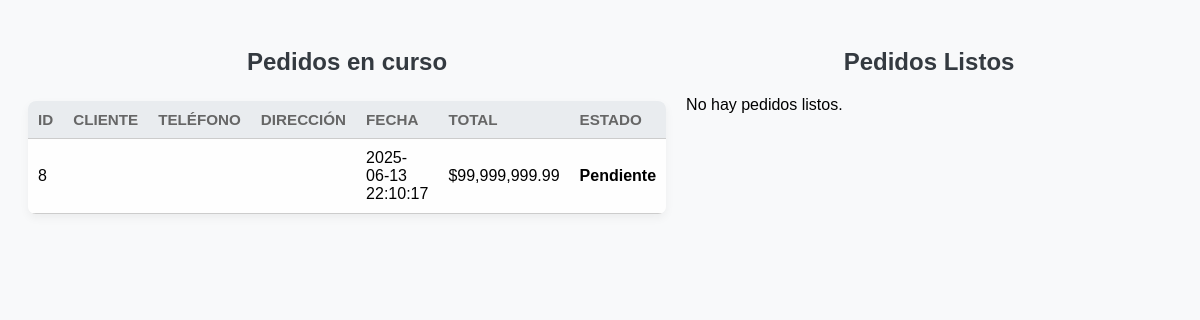
/panel/pedidos.php (signed in), run on the app's committed database.
### tables this page shows
CREATE TABLE `pedidos` (
  `id` int(11) NOT NULL,
  `cliente_id` int(11) DEFAULT NULL,
  `fecha` datetime NOT NULL DEFAULT current_timestamp(),
  `total` decimal(10,2) NOT NULL,
  `estado` enum('pendiente','en_preparacion','listo','entregado','cancelado') NOT NULL DEFAULT 'pendiente',
  `nombre_cliente_calle` varchar(255) DEFAULT NULL,
  `ubicacion_cliente_calle` varchar(255) DEFAULT NULL,
  `telefono_cliente_calle` varchar(50) DEFAULT NULL,
  `nota_pedido` text DEFAULT NULL
);

### panel/pedidos.php (the view, shortened to what this page needs)
<?php
$conexion = new mysqli("localhost", "root", "", "maxipizza");
$sql = "SELECT
            p.id,
            p.fecha,
            p.total,
            p.estado,
            COALESCE(c.nombre, p.nombre_cliente_calle) AS cliente,
            COALESCE(c.direccion, p.ubicacion_cliente_calle) AS direccion,
            COALESCE(c.telefono, p.telefono_cliente_calle) AS telefono
        FROM pedidos p
        LEFT JOIN clientes c ON p.cliente_id = c.id
        ORDER BY p.fecha DESC";
$resultado = $conexion->query($sql);
$pedidos_listos = [];
$pedidos_no_listos = [];
if ($resultado && $resultado->num_rows > 0) {
    while ($fila = $resultado->fetch_assoc()) {
        if (in_array($fila['estado'], ['listo', 'entregado'])) {
            $pedidos_listos[] = $fila;
        } else {
            $pedidos_no_listos[] = $fila;
        }
    }
}
?>
<!DOCTYPE html>
<html>
<head>
    <link rel="stylesheet" href="./../css/style.css">
</head>
<body>
<div class="columna">
    <h2>Pedidos en curso</h2>
    <?php if (count($pedidos_no_listos) > 0): ?>
        <table>
            <tr>
                <th>ID</th>
                <th>Cliente</th>
                <th>Teléfono</th>
                <th>Dirección</th>
                <th>Fecha</th>
                <th>Total</th>
                <th>Estado</th>
            </tr>
            <?php foreach ($pedidos_no_listos as $p): ?>
                <tr class="estado-<?php echo $p['estado']; ?>">
                    <td><?php echo $p['id']; ?></td>
                    <td><?php echo htmlspecialchars($p['cliente']); ?></td>
                    <td><?php echo htmlspecialchars($p['telefono']); ?></td>
                    <td><?php echo htmlspecialchars($p['direccion']); ?></td>
                    <td><?php echo $p['fecha']; ?></td>
                    <td>$<?php echo number_format($p['total'], 2); ?></td>
                    <td><strong><?php echo ucfirst(str_replace('_', ' ', $p['estado'])); ?></strong></td>
                </tr>
            <?php endforeach; ?>
        </table>
    <?php else: ?>
        <p>No hay pedidos pendientes.</p>
    <?php endif; ?>
</div>
<div class="columna">
    <h2>Pedidos Listos</h2>
    <?php if (count($pedidos_listos) > 0): ?>
        <table>
            <tr>
                <th>ID</th>
                <th>Cliente</th>
                <th>Teléfono</th>
                <th>Dirección</th>
                <th>Fecha</th>
                <th>Total</th>
                <th>Estado</th>
            </tr>
            <?php foreach ($pedidos_listos as $p): ?>
                <tr class="estado-<?php echo $p['estado']; ?>">
                    <td><?php echo $p['id']; ?></td>
                    <td><?php echo htmlspecialchars($p['cliente']); ?></td>
                    <td><?php echo htmlspecialchars($p['telefono']); ?></td>
                    <td><?php echo htmlspecialchars($p['direccion']); ?></td>
                    <td><?php echo $p['fecha']; ?></td>
                    <td>$<?php echo number_format($p['total'], 2); ?></td>
                    <td><strong><?php echo ucfirst(str_replace('_', ' ', $p['estado'])); ?></strong></td>
                </tr>
            <?php endforeach; ?>
        </table>
    <?php else: ?>
        <p>No hay pedidos listos.</p>
    <?php endif; ?>
</div>
</body>
</html>

### CSS/style.css (style rules this page uses)
table { width: 100%; border-collapse: collapse; margin-top: 25px; background-color: #fff; border-radius: 10px; overflow: hidden; box-shadow: 0 5px 15px rgba(0,0,0,0.08); }
th, td { padding: 18px; text-align: left; border-bottom: 1px solid #ebebeb; vertical-align: middle; }
th { background-color: #f9f9f9; font-weight: 700; text-transform: uppercase; color: #666; font-size: 0.95em; }
tr:nth-child(even) { background-color: #fefefe; }
html { scrollbar-color: #e67e22 #f1f1f1; }

### panel/pedidos.php (style rules this page uses)
body { font-family: Arial, sans-serif; padding: 20px; display: flex; gap: 20px; background-color: #f8f9fa; }
.columna { flex: 1; }
table { width: 100%; border-collapse: collapse; margin-bottom: 20px; background: #fff; box-shadow: 0 4px 10px rgba(0,0,0,0.05); border-radius: 8px; overflow: hidden; }
th, td { padding: 10px; border-bottom: 1px solid #ccc; text-align: left; }
th { background: #e9ecef; }
h2 { text-align: center; color: #343a40; }
.estado-pendiente { background-color: #fff3cd; }

### data on the page
pedidos: id "8", fecha "2025-06-13 22:10:17", total "99,999,999.99", estado "Pendiente"
